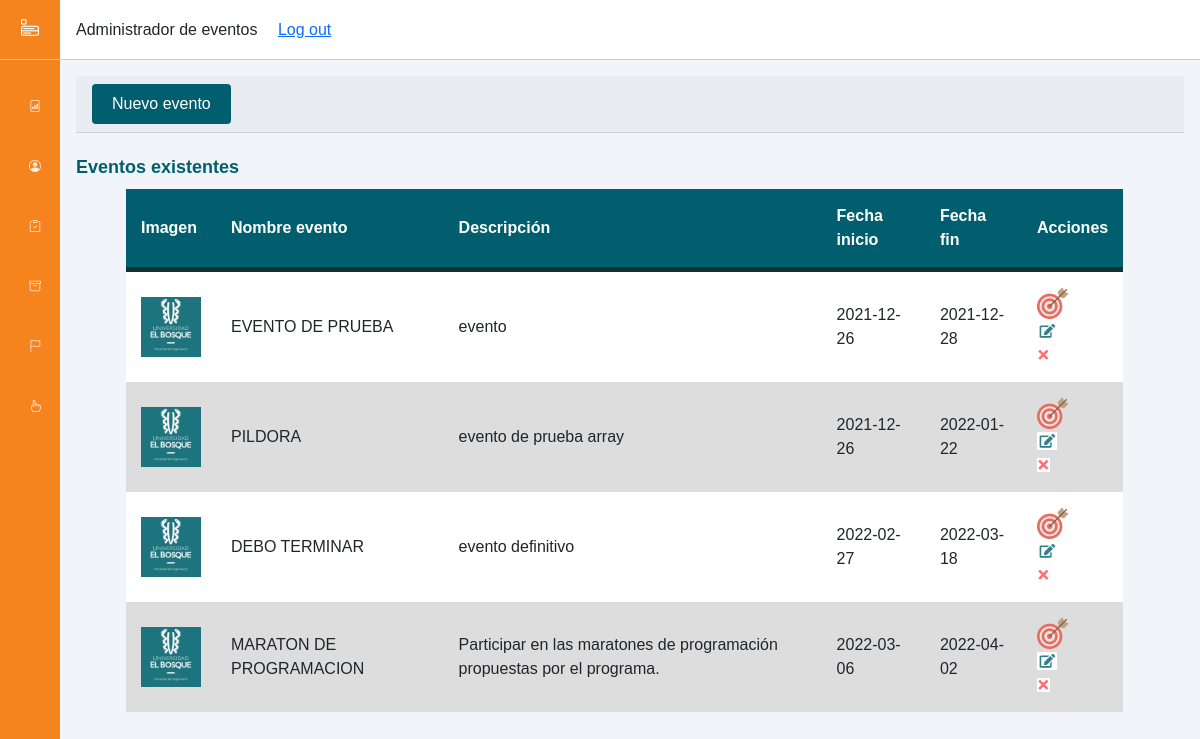
Page /views/AdministradorDeEventos_Comite.php?Id=0 on the earlier database version.
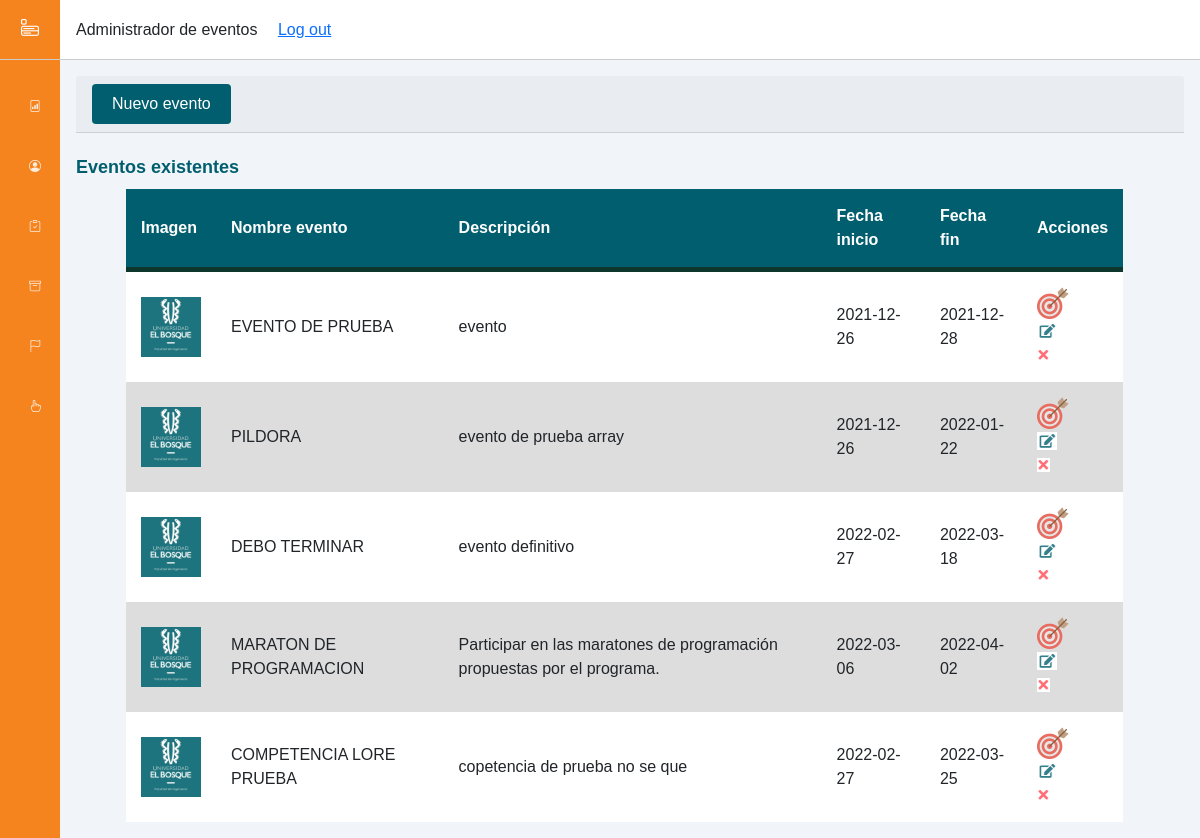
Same page on the later database version.
### tables this page shows
CREATE TABLE `tbl_evento` (
  `id_evento` int(11) NOT NULL,
  `nombre_evento` varchar(30) NOT NULL,
  `descripcion_evento` varchar(250) NOT NULL,
  `fecha_inicio` date NOT NULL,
  `fecha_fin` date NOT NULL,
  `nombre_imagen` varchar(10) DEFAULT NULL,
  `nombre_enunciado` varchar(10) DEFAULT NULL,
  `id_usuario` int(3) NOT NULL,
  `competenciasAsignadas` varchar(2) NOT NULL
);

### views/logic/controllers/EventoControlador.php (called while the page is built, shortened)
<?php
class EventoControlador{
    public function mostrarDatosEventos($sql){
        $c = new conectar();
        $conexion = $c->conexion();
        $result = mysqli_query($conexion, $sql);
        return mysqli_fetch_all($result, MYSQLI_ASSOC);
    }
}
?>

### views/AdministradorDeEventos_Comite.php (the view, shortened to what this page needs)
<?php
    require_once "logic/controllers/EventoControlador.php";
?>
<!DOCTYPE html>
<html lang="es">
    <head>
        <link href="https://cdn.jsdelivr.net/npm/bootstrap@5.1.3/dist/css/bootstrap.min.css" rel="stylesheet">
        <link rel="stylesheet" href="https://cdn.jsdelivr.net/npm/bootstrap-icons@1.8.1/font/bootstrap-icons.css">
        <link rel="stylesheet" href="assets/css/ComiteStyles.css">
    </head>
    <body>
        <div class="sidebar">
            <div class="sidebar-header">
                <label for="sidebar-toggle"><i class="bi bi-menu-app"></i></label>
            </div>
            <div class="sidebar-menu">
                <ul class="menuComite">
                    <li>
                        <a class="link_menu-active" href="./DashBoard_Comite.php">
                            <span title="Dashboard"><i class="bi bi-file-bar-graph"></i></span>
                        </a>
                    </li>
                    <li>
                        <a class="link_menu" href="./RegistroDeProfesores_Comite.php">
                            <span title="Profesores"><i class="bi bi-person-circle"></i></span>
                        </a>
                    </li>
                    <li>
                        <a class="link_menu" href="./AdministradorDeMaterias_Comite.php">
                            <span title="Materias"><i class="bi bi-clipboard-check"></i></span>
                        </a>
                    </li>
                    <li>
                        <a class="link_menu" href="./AdministradorDeCompetencias_Comite.php">
                            <span title="Competencias"><i class="bi bi-archive"></i></span>
                        </a>
                    </li>
                    <li>
                        <a class="link_menu" href="./AdministradorDeEventos_Comite.php?Id=0">
                            <span title="Eventos"><i class="bi bi-flag"></i></span>
                        </a>
                    </li>
                    <li>
                        <a class="link_menu" href="./AdministradorDeConvocatoriasExternas_Comite.php">
                            <span title="Convocatorias"><i class="bi bi-hand-index"></i></span>
                        </a>
                    </li>
                </ul>
            </div>
        </div>
        <div class="main-content">
            <header>
                <div class="social-icons">
                    <div class="titulo-dash">
                        <span>Administrador de eventos</span>&nbsp;
                    </div>
                    <div class="link-logout">
                        <span><a href="../index.php">Log out</a></span>
                    </div>
                </div>
            </header>
            <main>
                <div class="card-header">
                    <button type="button" class="btn_agregarEvento" data-bs-toggle="modal" data-bs-target="#modalRegistrarEvento" title="Nuevo Evento">Nuevo evento</button>
                </div>
                <div class="main-tableEventos">
                   <br>
                    <h3 class="titulo_seccion">Eventos existentes </h3>
                    <table id="table_eventos" class="tablaDeEventos">
                        <thead>
                            <tr>
                                <th class="campoTabla">Imagen</th>
                                <th class="campoTabla">Nombre evento</th>
                                <th class="campoTabla">Descripción</th>
                                <th class="campoTabla">Fecha inicio</th>
                                <th class="campoTabla">Fecha fin</th>
                                <th class="campoTabla">Acciones</th>
                            </tr>
                        </thead>
                        <tbody>
                        <?php
                            $obj = new EventoControlador();
                            $sql = "SELECT id_evento, nombre_evento, descripcion_evento, fecha_inicio, fecha_fin, nombre_imagen from tbl_evento";
                            $datos = $obj->mostrarDatosEventos($sql);
                            foreach ($datos as $key){
                        ?>
                                <tr class="filasDeDatosTablaEventos">
                                    <?php
                                    $nombreDeImg = $key['nombre_imagen'];
                                    if($nombreDeImg != null){
                                    ?>
                                        <td class='datoTabla'><img class='imagenDelEventoEnTabla'src='<?php echo "eventosImages/".$nombreDeImg?>'></td>
                                    <?php
                                    }else{
                                    ?>
                                        <td class='datoTabla'><img class='imagenDelEventoEnTabla'src='assets/images/imgPorDefecto.jpg'></td>
                                    <?php
                                    }
                                    ?>
                                    <td class="datoTabla"><?php echo $key['nombre_evento'];  ?></td>
                                    <td class="datoTabla"><?php echo $key['descripcion_evento'];  ?></td>
                                    <td class="datoTabla"><?php echo $key['fecha_inicio'];  ?></td>
                                    <td class="datoTabla"><?php echo $key['fecha_fin'];  ?></td>
                                    <td class="datoTabla"><div class="compEsp-edicion">
                                        <div class="col-botonesEdicion">
                                            <a class="btnAsignarCompetencias" data-id="<?php echo $key['id_evento'];?>" data-bs-toggle="modal" data-bs-target="#modalAsignarCompetencias" title="Asignar competencias"><img src="assets/images/btn_asignarCompetencias.png"></a>
                                        </div>
                                        <div class="col-botonesEdicion">
                                            <a class="btnEditarEvento" data-id="<?php echo $key['id_evento'];?>" data-bs-toggle="modal" data-bs-target="#modalEditarEvento" title="Editar"><img src="assets/images/btn_editar.PNG"></a>
                                        </div>
                                        <div class="col-botonesEdicion">
                                            <a class="btnEliminarEvento" data-id="<?php echo $key['id_evento'];?>" data-bs-toggle="modal" data-bs-target="#modalEliminarEvento" title="Eliminar"><img src="assets/images/btn_eliminar.PNG"></a>
                                        </div>
                                    </div></td>
                                </tr>
                        <?php
                            }
                        ?>
                        </tbody>
                    </table>
                </div>
    </body>
</html>

### views/assets/css/ComiteStyles.css (style rules this page uses)
:root { --main-color: #f5841f !important; --color-dark: #1D2231; --text-grey: #8390A2; }
* { font-family: Arial, Helvetica, sans-serif !important; margin: 0; padding: 0; text-decoration: none; list-style-type: none; box-sizing: border-box; }
.sidebar { height: 100%; width: 230px; position: fixed; left: 0; top: 0; z-index: 100; background: var(--main-color); color: #fff; overflow-y: auto; transition: width 500ms; }
.sidebar-header { display: flex; justify-content: space-between; align-items: center; height: 60px; padding: 0rem 1rem; border-bottom: 1px solid #ccc; font-size: 18px; }
.sidebar-menu { padding: 2rem; }
.sidebar-menu li { margin-bottom: 2rem; }
.sidebar-menu li a { color: #fff; margin: 5px 10px; opacity: .86; border-radius: 4px; display: block; }
.sidebar li { margin-bottom: 2rem; }
.sidebar a { color: #fff; font-size: 12px; }
.link_menu span { width: 40px !important; height: 40px !important; }
.menuComite { padding-left: 3px; }
.main-content { position: relative; margin-left: 240px; transition: margin-left 500ms; }
header { position: fixed; left: 240px; top: 0; z-index: 100; width: calc(100% - 240px); background: #fff; height: 60px; padding: 0rem 1rem; display: flex; align-items: center; border-bottom: 1px solid #ccc; justify-content: space-between; transition: left 500ms; }
.social-icons { display: grid; grid-template-columns: repeat(2, 1fr); grid-column-gap: 1rem; }
main { margin-top: 60px; background: #f1f5f9; min-height: 90vh; padding: 1rem; }
@media only screen and (max-width: 1200px) { .sidebar { width: 60px; z-index: 150; } }
@media only screen and (max-width: 1200px) { .sidebar .sidebar-header, .sidebar li { display: flex; justify-content: center; } }
@media only screen and (max-width: 1200px) { .main-content { margin-left: 60px; } }
@media only screen and (max-width: 1200px) { .main-content header { left: 60px; width: calc(100% - 60px); } }
.titulo_seccion { color: #005e6e; font-size: 18px; font-weight: bold; }
.card-header:first-child { border-radius: calc(0.25rem - 1px) calc(0.25rem - 1px) 0 0; }
.card-header { padding: 0.5rem 1rem; margin-bottom: 0; background-color: rgba(0,0,0,.03); border-bottom: 1px solid rgba(0,0,0,.125); }
label { display: inline-block; }
.titulo_seccion { color: #005e6e; }
.btn_agregarEvento { color: #fff; background-color: #005e6e; cursor: pointer; padding: 8px 20px; border-radius: 4px; outline: none; border: none; font-family: Arial, Helvetica, sans-serif; }
.tablaDeEventos { margin-left: 50px; margin-top: 10px; width: 90%; text-align: left; border-collapse: collapse; background-color: white; }
.campoTabla, .datoTabla { padding: 15px; }
thead { background-color: #005e6e; color: white; border-bottom: solid 5px #0F362D; }
.imagenDelEventoEnTabla { width: 60px; height: 60px; }
.filasDeDatosTablaEventos:nth-child(even) { background-color: #ddd; }

Differences in the rows shown:
added tbl_evento: nombre_evento "COMPETENCIA LORE PRUEBA", descripcion_evento "copetencia de prueba no se que", fecha_inicio "2022-02-27", fecha_fin "2022-03-25"
